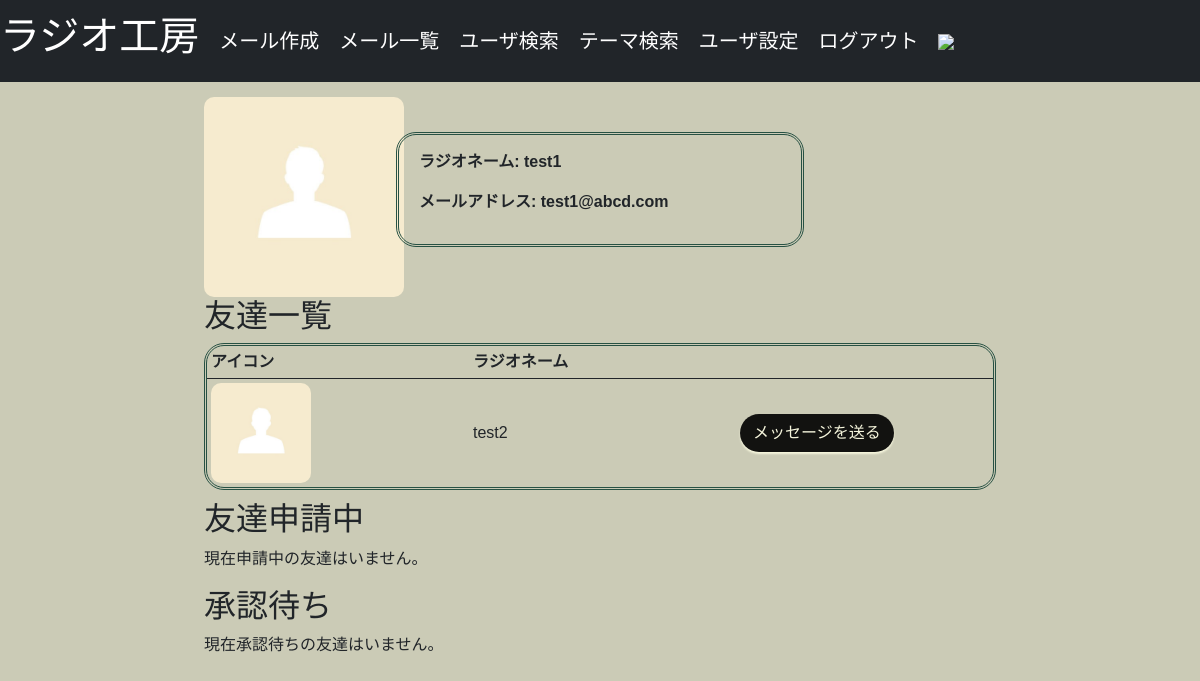
The page / (signed in) on the database its author committed.
### flaskr/models.py (models this page shows, shortened)
class User(UserMixin, db.Model):
    __tablename__ = 'users'
    id = db.Column(db.Integer, primary_key=True)
    username = db.Column(db.String(64), index=True)
    email = db.Column(db.String(64), unique=True, index=True)
    password = db.Column(
        db.String(128),
        default=generate_password_hash('snsflaskapp')
    )
    picture_path = db.Column(db.Text, default='no_image/no_image.jpg')
    header = db.Column(db.String(300), index=True, nullable=True)
    footer = db.Column(db.String(300), index=True, nullable=True)
    is_active = db.Column(db.Boolean, unique=False, default=False)
    create_at = db.Column(db.DateTime, default=datetime.now)
    update_at = db.Column(db.DateTime, default=datetime.now)
    @classmethod
    def select_friends(cls):
        return cls.query.join(
            UserConnect,
            or_(
                and_(
                    UserConnect.to_user_id == cls.id,
                    UserConnect.from_user_id == current_user.get_id(),
                    UserConnect.status == 2
                ),
                and_(
                    UserConnect.from_user_id == cls.id,
                    UserConnect.to_user_id == current_user.get_id(),
                    UserConnect.status == 2
                )
            )
        ).with_entities(
            cls.id, cls.username, cls.picture_path
        ).all()
    @classmethod
    def select_requested_friends(cls):
        return cls.query.join(
            UserConnect,
            and_(
                UserConnect.from_user_id == cls.id,
                UserConnect.to_user_id == current_user.get_id(),
                UserConnect.status == 1
            )
        ).with_entities(
            cls.id, cls.username, cls.picture_path
        )
    @classmethod
    def select_requesting_friends(cls):
        return cls.query.join(
            UserConnect,
            and_(
                UserConnect.from_user_id == current_user.get_id(),
                UserConnect.to_user_id == cls.id,
                UserConnect.status == 1
            )
        ).with_entities(
            cls.id, cls.username, cls.picture_path
        )

### flaskr/views.py (the view)
@bp.route('/')
def home():
    friends = requested_friends = requesting_friends = None
    connect_form = ConnectForm()
    session['url'] = 'app.home'
    if current_user.is_authenticated:
        friends = User.select_friends()
        requested_friends = User.select_requested_friends()
        requesting_friends = User.select_requesting_friends()
    return render_template(
        'home.html',
        friends = friends,
        requested_friends = requested_friends,
        requesting_friends = requesting_friends,
        connect_form = connect_form
        )

### flaskr/models.py (called while the page is built)
@login_manager.user_loader
def load_user(user_id):
    return User.query.get(user_id)

### flaskr/templates/home.html (shortened to what this page needs)
{% extends "base.html" %}
{% block content %}
<div class="row">
    {% if current_user.is_authenticated %}
    <div class="col-lg-2 offset-lg-2">
        {% if current_user.picture_path %}
            <img class="home-userimage user-image-big" img src="{{ url_for('static', filename=current_user.picture_path)}}">
        {% endif %}
    </div>
    <div class="home-user col-lg-4 offset=lg-2">
        <p>ラジオネーム: {{ current_user.username }}</p>
        <p>メールアドレス: {{ current_user.email}}</p>
    </div>
    <div class="col-lg-8 offset-lg-2">
        <h2>友達一覧</h2>
            {% if friends %}
              <table class="table table-sm">
                <thead>
                  <th>アイコン</th>
                  <th>ラジオネーム</th>
                  <th></th>
                </thead>
                <tbody>
                  {% for friend in friends %}
                    <td><img class="user-image-small" src="{{ url_for('static', filename=friend.picture_path)}}"></td>
                    <td>{{ friend.username }}</td>
                    <td><a href="{{ url_for('app.message', id=friend.id)}}" class="btn btn-link">メッセージを送る</a></td>
                  {% endfor %}
                </tbody>
              </table>
            {% else %}
              <p>承認済の友達はいません。</p>
            {% endif %}
    </div>
    <div class="col-lg-8 offset-lg-2">
        <h2>友達申請中</h2>
          {% if requested_friend %}
            <table class="table table-sm">
              <thead>
                <th>アイコン</th>
                <th>ラジオネーム</th>
                <th></th>
              </thead>
              <tbody>
                {% for friend in requested_friends %}
                  <td><img class="user-image-small" src="{{ url_for('static', filename=friend.picture_path)}}"></td>
                  <td>{{ friend.username }}</td>
                  <td>
                   <form method="POST" action="{{ url_for('app.connect_user')}}">
                      {{ connect_form.csrf_token }}
                      {{ connect_form.connect_condition(value='accept') }}
                      {{ connect_form.to_user_id(value=friend.id) }}
                      {{ connect_form.submit(class='btn btn-primary', value='友達申請承認する') }}
                    </form>
                  </td>
                {% endfor %}
              </tbody>
            </table>
          {% else %}
            <p>現在申請中の友達はいません。</p>
          {% endif %}
    </div>
    <div class="col-lg-8 offset-lg-2">
        <h2>承認待ち</h2>
          {% if requesting_friend %}
            <table class="table table-sm">
              <thead>
                <th>アイコン</th>
                <th>ラジオネーム</th>
                <th></th>
              </thead>
              <tbody>
                {% for friend in requesting_friends %}
                  <td><img class="user-image-small" src="{{ url_for('static', filename=friend.picture_path)}}"></td>
                  <td>{{ friend.username }}</td>
                {% endfor %}
              </tbody>
            </table>
          {% else %}
            <p>現在承認待ちの友達はいません。</p>
          {% endif %}
    </div>
    {% endif %}
</div>
{% endblock %}

### flaskr/templates/base.html (shortened to what this page needs)
<!DOCTYPE html>
<html lang="ja">
    <head>
        <link href="https://cdn.jsdelivr.net/npm/bootstrap@5.0.2/dist/css/bootstrap.min.css" rel="stylesheet">
        <link rel="stylesheet" href="{{url_for('static', filename='css/style.css')}}">
    </head>
    <body>
        <nav class="navbar navbar-expand-lg navbar-dark bg-dark" style="background-color: black;">
            <a class="app_name navbar-brand" href="{{url_for('app.home')}}"><h1>ラジオ工房</h1></a>
            <a class="navbar-brand" href="{{url_for('app.mail1')}}">
                メール作成
            </a>
            {% if current_user.is_authenticated %}
            <a class="navbar-brand" href="{{url_for('app.mail_list')}}">
                メール一覧
            </a>
            <a class="navbar-brand" href="{{url_for('app.user_search')}}">
                ユーザ検索
            </a>
            <a class="navbar-brand" href="{{url_for('app.theme_search')}}">
                テーマ検索
            </a>
            <a class="navbar-brand" href="{{url_for('app.user')}}">
                ユーザ設定
            </a>
            <a class="navbar-brand" href="{{url_for('app.logout')}}">
                ログアウト
            </a>
            {% endif %}
            <a href="https://radiko.jp"><img src="https://radiko.jp/static/image/135x45_banner.gif" width="135" heght="45" border="0" /></a>
        </nav>
        <div class="$container">
            {% block content %}
            {% endblock %}
        </div>
    </body>
</html>

### flaskr/static/css/style.css (style rules this page uses)
body { font-family: 'Noto Sans JP', sans-serif; background-color:rgb(203, 203, 182); }
.app_name { font-family: HGS創英角ﾎﾟｯﾌﾟ体; color: rgb(203, 203, 182); margin-right: 10px; }
.btn ,#submit { color: beige; margin:5px; background-color: rgb(18, 18, 16); border-radius: 20px; box-shadow: 0 2px 2px 0; text-decoration: none; }
.home-userimage { margin-top: 15px; }
.user-image-big { width: 200px; height: 200px; border-radius: 10px; }
.user-image-small { width: 100px; height: 100px; border-radius: 10px; }
.home-user { display: flex; flex-direction: column; font-weight: bold; border-radius: 20px; border-style: double; border-width: 3px; border-color: rgb(39, 81, 67); justify-content: center; padding-left: 20px; margin-top: 50px; margin-bottom: 50px; }
.navbar-brand { margin-right: 20px; }
.table { table-layout: fixed; border-radius: 20px; background-color:rgb(203, 203, 182); border-style: double; border-width: 3px; border-color: rgb(39, 81, 67); margin-bottom: 10px; }
td { border: none; vertical-align:middle; }
.table-sm { border-collapse: separate; border-spacing: 0; border-radius: 20px; }
html { scroll-behavior: smooth; }

### rows shown on the page
User: picture_path (placeholder picture), username "test1", email "test1@abcd.com"
User: picture_path (placeholder picture), username "test2"
